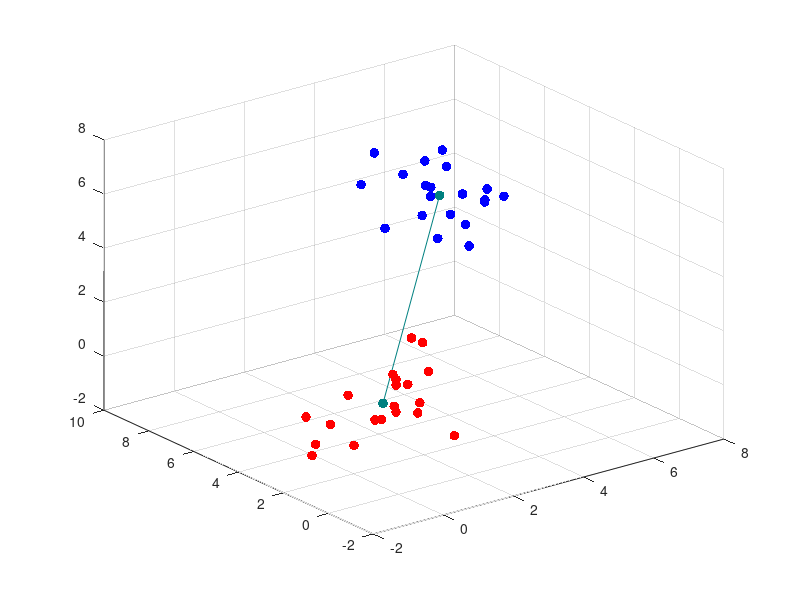

This figure's MATLAB source: (Note: this script raises an error after producing the figure.)
u1 = mvnrnd([5 6 5],[1 0 0; 0 1 0; 0 0 1], 20);
u2 = mvnrnd([0 1 1],[1 0 0; 0 1 0; 0 0 1], 20);
u = [u1;u2];


m1 = mean(u1);
m2 = mean(u2);
m = [m1;m2];

gr(1:20) = 1;
gr(21:40) = 2;

x=[m1(1) m2(1)];
y=[m1(2) m2(2)];
z=[m1(3) m2(3)];

figure(1)

scatter3(u1(:,1), u1(:,2), u1(:,3), 50, [0 0 1], 'filled');
hold on;
scatter3(u2(:,1), u2(:,2), u2(:,3), 50, [1 0 0], 'filled');
scatter3(m(:,1), m(:,2), m(:,3), 50, [0 0.5 0.5], 'filled');
line(x,y,z, 'Color', [0 0.5 0.5]);
    
% [X,Y,Z] = meshgrid(linspace(-1,6),linspace(-1,6), linspace(-1,6));
% X = X(:); Y = Y(:); Z = Z(:);

[C, err, P, logp, coeff] = classify(u, u, gr, 'quadratic');
K = coeff(1,2).const;
L = coeff(1,2).linear;
Q = coeff(1,2).quadratic

f = @(x,y) (K + L(1)*x + L(2)*y)/-L(3);
ezmesh(f);
hold off;
